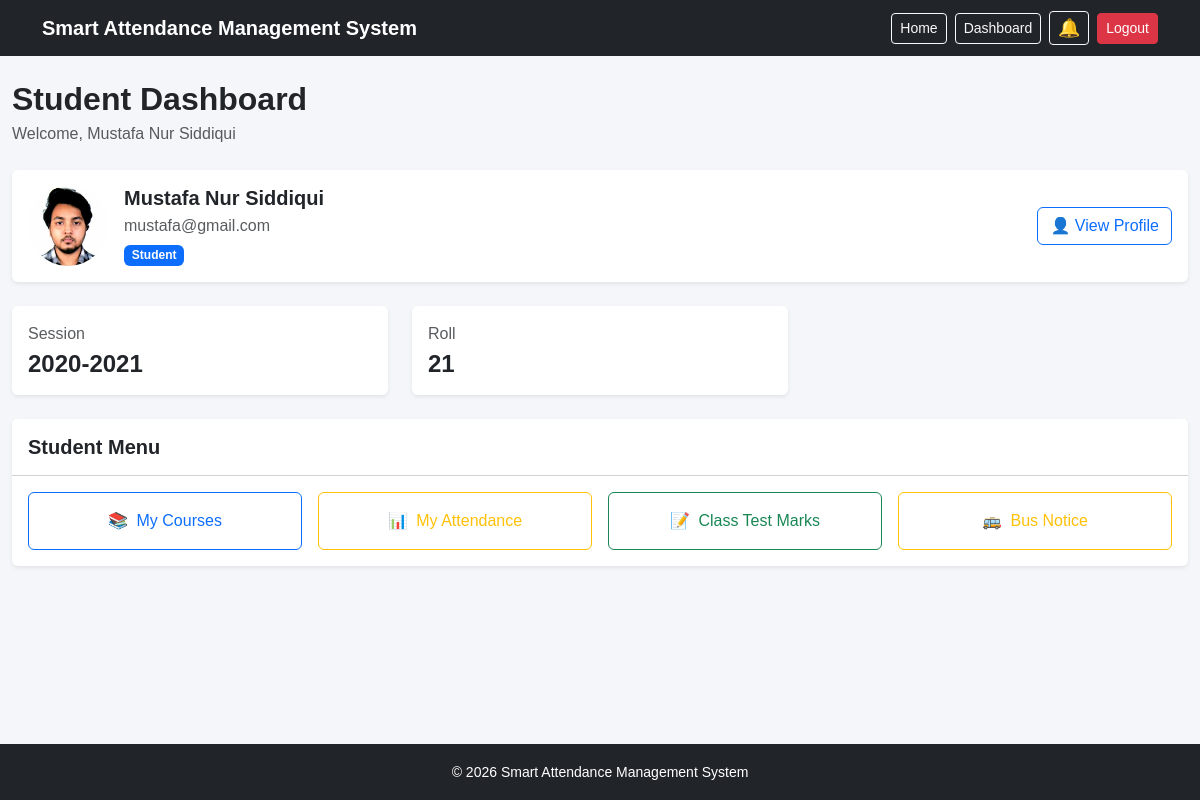
Page /student/dashbaord/ (signed in) on the committed database.
### core/models.py (models this page shows, shortened)
class User(AbstractUser):
    GENDER_CHOICES =(
        ("male",'Male'),
        ('female','Female'),
        ('other','Other'),
    )
    ROLE_CHOICES =(
        ('admin','Admin'),
        ('teacher','Teacher'),
        ('student','Student'),
    )
    session = models.ForeignKey(
    "Session",
    on_delete=models.SET_NULL,
    null=True,
    blank=True,
    related_name="students"
)
    roll = models.PositiveIntegerField(
        null=True,
        blank=True
    )
    face_image = models.ImageField(
    upload_to="student_faces/",
    blank=True,
    null=True
)
    position = models.ForeignKey(
        "Position",
        on_delete=models.SET_NULL,
        null = True,
        blank=True,
        related_name="teachers"
    )
    email = models.EmailField(
        unique=True
    )
    gender = models.CharField(
        max_length=10,
        choices=GENDER_CHOICES,
        blank=True,
        null=True
    )
    date_of_birth = models.DateField(
        blank=True,
        null = True
    )
    address = models.TextField(
        blank=True,
        null = True
    )
    role = models.CharField(
        max_length=20,
        choices=ROLE_CHOICES,
        default='student'
    )
    profile_image = models.ImageField(
        upload_to="student_profiles/",
        blank=True,
        null=True
    )
    USERNAME_FIELD = 'email'
    REQUIRED_FIELDS=["username"]

class Session(models.Model):
    year = models.CharField(
        max_length=20
    )
    is_graduated= models.BooleanField(
        default = False
    )
    created_at = models.DateTimeField(
        auto_now_add=True
    )

### core/views.py (the view)
# urls.py: path("student/dashbaord/",views.student_dashboard,name="student_dashboard"),
@login_required
def student_dashboard(request):
    if request.user.role!="student":
        return redirect("dashboard")
    if request.method =="POST":
        form = StudentProfileForm(
            request.POST,
            request.FILES,
            instance=request.user
        )
        if form.is_valid():
            form.save()
            return redirect("student_dashboard")
    else :
        form = StudentProfileForm(
            instance=request.user
        )
    return render(
        request,
        "student/dashboard.html",
        {
            "form":form,
            "student":request.user,
        }
    )

### core/context_processors.py (called while the page is built)
def notifications(request):
    unread_notifications_count = 0
    if request.user.is_authenticated and request.user.role in ["teacher", "student"]:
        unread_notifications_count = Notification.objects.filter(
            recipient=request.user,
            is_read=False
        ).count()
    return {
        "unread_notifications_count": unread_notifications_count
    }

### core/templates/student/dashboard.html (shortened to what this page needs)
{% extends "index.html" %}
{% block content %}
<div class="container-fluid py-4">
    <div class="mb-4">
        <h2 class="fw-bold mb-1">
            Student Dashboard
        </h2>
        <p class="text-muted mb-0">
            Welcome,
            {{ student.first_name }}
            {{ student.last_name }}
        </p>
    </div>
    <div class="card border-0 shadow-sm mb-4">
        <div class="card-body">
            <div class="row align-items-center">
                <div class="col-md-8">
                    <div class="d-flex align-items-center">
                        {% if student.profile_image %}
                            <img
                                src="{{ student.profile_image.url }}"
                                alt="Profile"
                                class="rounded-circle me-3"
                                width="80"
                                height="80"
                                style="object-fit: cover;"
                            >
                        {% endif %}
                        <div>
                            <h5 class="fw-bold mb-1">
                                {{ student.first_name }}
                                {{ student.last_name }}
                            </h5>
                            <p class="text-muted mb-1">
                                {{ student.email }}
                            </p>
                            <span class="badge bg-primary">
                                Student
                            </span>
                        </div>
                    </div>
                </div>
                <div class="col-md-4 text-md-end mt-3 mt-md-0">
                    <a
                        href="{% url 'student_profile' %}"
                        class="btn btn-outline-primary"
                    >
                        👤 View Profile
                    </a>
                </div>
            </div>
        </div>
    </div>
    <div class="row g-4 mb-4">
        <div class="col-md-4">
            <div class="card border-0 shadow-sm h-100">
                <div class="card-body">
                    <p class="text-muted mb-1">
                        Session
                    </p>
                    <h4 class="fw-bold mb-0">
                        {% if student.session %}
                            {{ student.session.year }}
                        {% else %}
                            —
                        {% endif %}
                    </h4>
                </div>
            </div>
        </div>
        <div class="col-md-4">
            <div class="card border-0 shadow-sm h-100">
                <div class="card-body">
                    <p class="text-muted mb-1">
                        Roll
                    </p>
                    <h4 class="fw-bold mb-0">
                        {% if student.roll %}
                            {{ student.roll }}
                        {% else %}
                            —
                        {% endif %}
                    </h4>
                </div>
            </div>
        </div>
    </div>
    <div class="card border-0 shadow-sm">
        <div class="card-header bg-white py-3">
            <h5 class="fw-bold mb-0">
                Student Menu
            </h5>
        </div>
        <div class="card-body">
            <div class="row g-3">
                <div class="col-md-6 col-lg-3">
                    <a
                        href="{% url 'student_courses' %}"
                        class="btn btn-outline-primary w-100 py-3"
                    >
                        📚
                        <span class="ms-1">
                            My Courses
                        </span>
                    </a>
                </div>
                <div class="col-md-6 col-lg-3">
                    <a
                        href="{% url 'student_courses' %}"
                        class="btn btn-outline-warning w-100 py-3"
                    >
                        📊
                        <span class="ms-1">
                            My Attendance
                        </span>
                    </a>
                </div>
                <div class="col-md-6 col-lg-3">
                    <a
                        href="{% url 'student_class_test_marks' %}"
                        class="btn btn-outline-success w-100 py-3"
                    >
                        📝
                        <span class="ms-1">
                            Class Test Marks
                        </span>
                    </a>
                </div>
                <div class="col-md-6 col-lg-3">
                    <a
                        href="{% url 'student_bus_notices' %}"
                        class="btn btn-outline-warning w-100 py-3"
                    >
                        🚌
                        <span class="ms-1">
                            Bus Notice
                        </span>
                    </a>
                </div>
            </div>
        </div>
    </div>
</div>
{% endblock %}

### core/templates/index.html (style rules this page uses)
html, body { height: 100%; }
body { margin: 0; background-color: #f5f6fa; font-family: Arial, sans-serif; }

### rows in the picture
User: first_name "Mustafa Nur", last_name "Siddiqui", profile_image (picture), email "mustafa@gmail.com", session.year "2020-2021", roll "21"
